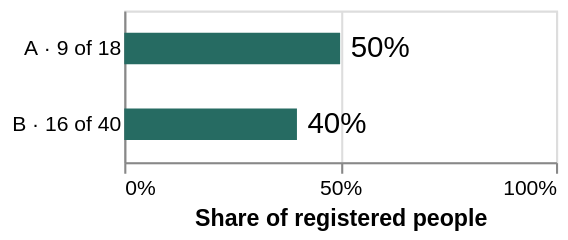

Specify this chart in Vega-Lite:
### Vega-Lite specification from a JSON file in a GitHub repository (floating-point values rounded to 4 significant figures)
{"$schema": "https://vega.github.io/schema/vega-lite/v6.json", "description": "Pilot attendance. Group A: 9 of 18 (50%). Group B: 16 of 40 (40%).", "width": 205, "height": {"step": 36}, "data": {"values": [{"group": "A", "attended": 9, "registered": 18}, {"group": "B", "attended": 16, "registered": 40}]}, "transform": [{"calculate": "datum.attended / datum.registered", "as": "rate"}, {"calculate": "datum.group + ' · ' + datum.attended + ' of ' + datum.registered", "as": "label"}], "encoding": {"y": {"field": "label", "type": "nominal", "sort": null, "axis": {"title": null, "ticks": false}}, "x": {"field": "rate", "type": "quantitative", "scale": {"domain": [0, 1]}, "axis": {"format": ".0%", "values": [0, 0.5, 1], "title": "Share of registered people"}}}, "layer": [{"mark": {"type": "bar", "size": 15, "color": "#266b62"}}, {"mark": {"type": "text", "align": "left", "dx": 5, "fontSize": 14}, "encoding": {"text": {"field": "rate", "format": ".0%"}}}]}
